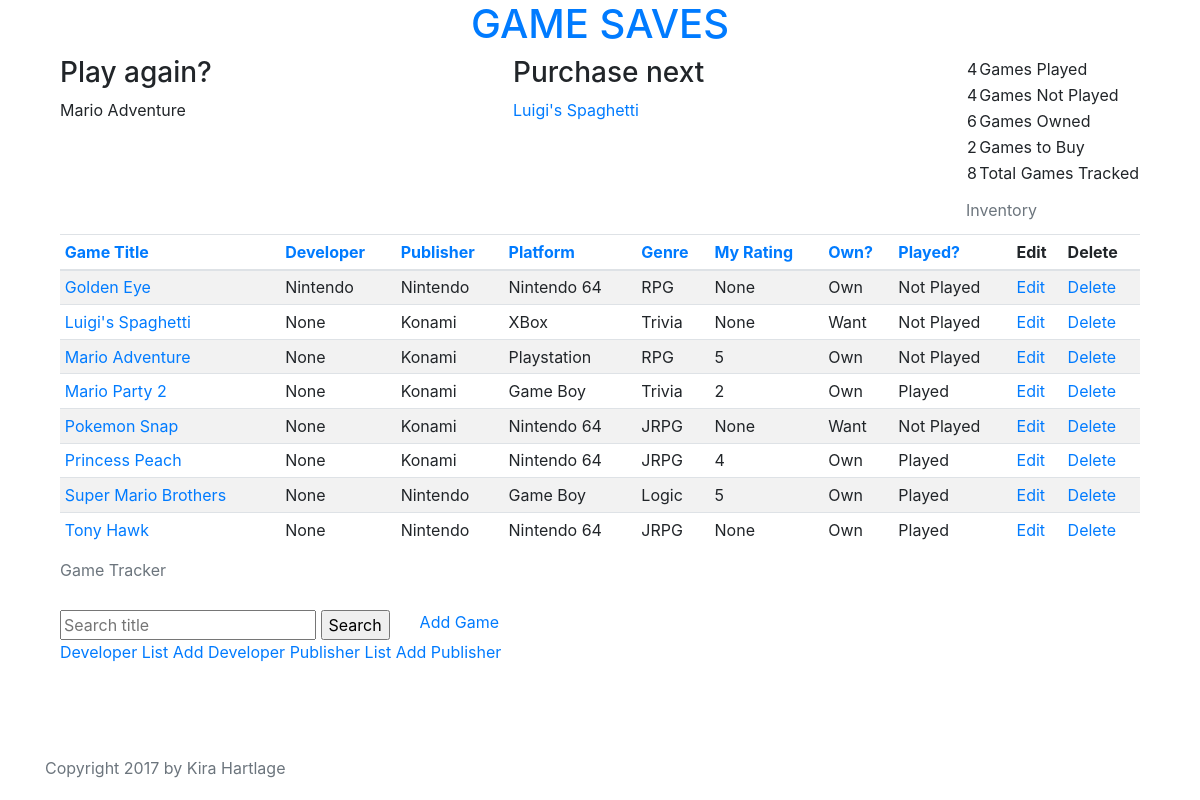
The app's page /, older data.
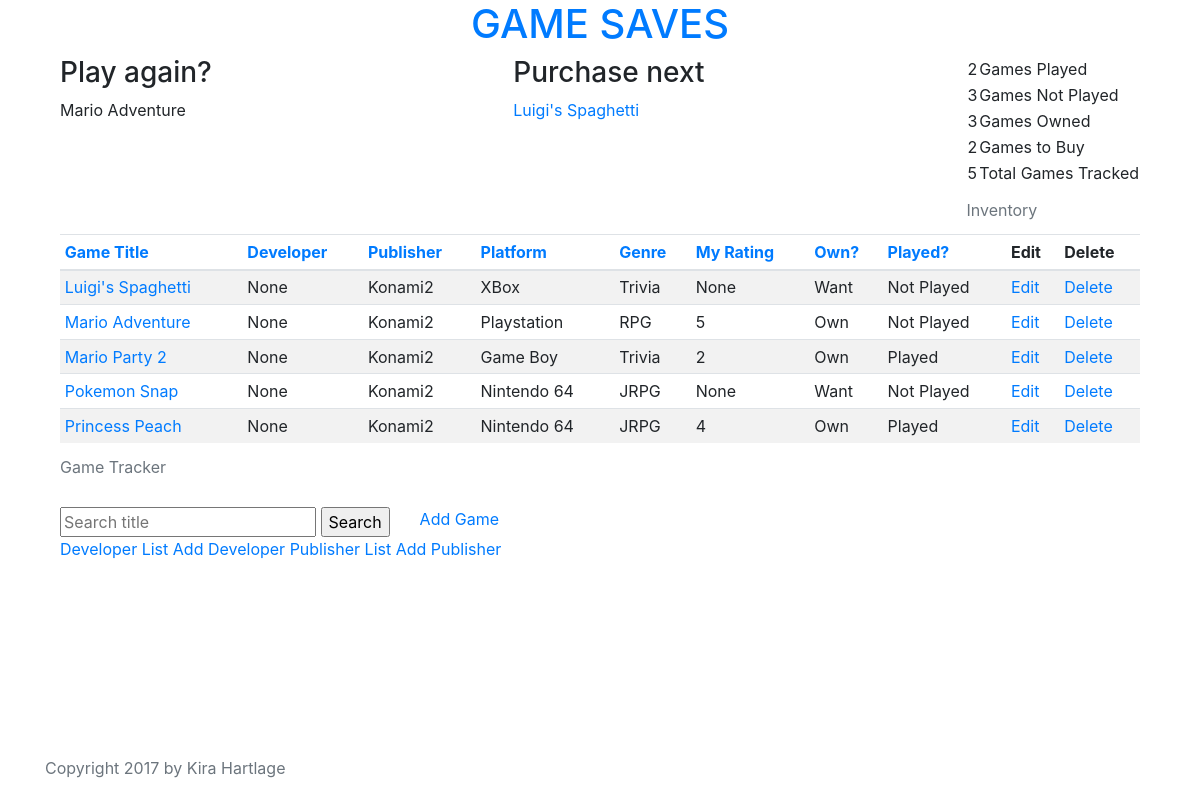
The same page, newer data.
### tracker/models.py (models this page shows, shortened)
class Game(models.Model):
    title = models.CharField(max_length=255)
    developer = models.ForeignKey('Developer', null=True)
    publisher = models.ForeignKey('Publisher')
    genre = models.ForeignKey('Genre')
    platform = models.ForeignKey('Platform')
    OWN_STATUS_CHOICES = (
        ('Own', 'Own'),
        ('Want', 'Want'),
    )
    own_status = models.CharField(max_length=4, choices=OWN_STATUS_CHOICES, default='Want')
    PLAY_STATUS_CHOICES = (
        ('Played', 'Played'),
        ('Not Played', 'Not Played'),
    )
    play_status = models.CharField(max_length=10, choices=PLAY_STATUS_CHOICES, default='Not Played')
    personal_rating = models.IntegerField(
        validators = [MaxValueValidator(5), MinValueValidator(1)],
        null=True,
        blank=True,
    )
    class Meta:
        ordering = ['title']
    def __str__(self):
        return self.title

class Developer(models.Model):
    name = models.CharField(max_length=255)
    class Meta:
        ordering = ['name']
    def __str__(self):
        return self.name

class Publisher(models.Model):
    name = models.CharField(max_length=255)
    class Meta:
        ordering = ['name']
    def __str__(self):
        return self.name

class Platform(models.Model):
    system = models.CharField(max_length=255)
    class Meta:
        ordering = ['system']
    def __str__(self):
        return self.system

class Genre(models.Model):
    name = models.CharField(max_length=255)
    class Meta:
        ordering = ['name']
    def __str__(self):
        return self.name

### tracker/views.py (the view)
# urls.py: url(r'^$', views.GameListView.as_view(), name='list'),
class GameListView(ListView):
    context_object_name = 'games'
    model = Game
    def get_ordering(self):
        self.order = self.request.GET.get('order', default='asc')
        selected_ordering = self.request.GET.get('ordering', default='title')
        if self.order == "desc":
            selected_ordering = "-" + selected_ordering
        return selected_ordering
    def get_context_data(self, *args, **kwargs):
        context = super(GameListView, self).get_context_data(*args, **kwargs)
        context['current_order'] = self.get_ordering()
        context['order'] = self.order
        return context
    def get_queryset(self):
        qs = super().get_queryset()
        try:
            q = Game.objects.filter(title__icontains=self.request.GET['q'])
            return q
        except:
            return qs

### tracker/templatetags/tracker_extras.py (called while the page is built)
@register.simple_tag
def highest_rated_game():
    return Game.objects.order_by('-personal_rating').first()

@register.simple_tag
def buy_next_game():
    want_games = Game.objects.filter(own_status='Want')
    random_index = random.randint(0, want_games.count() - 1)
    return want_games[random_index]

@register.simple_tag
def num_games_played():
    return Game.objects.filter(play_status='Played').count()

@register.simple_tag
def num_games_nplayed():
    return Game.objects.filter(play_status='Not Played').count()

@register.simple_tag
def num_games_own():
    return Game.objects.filter(own_status='Own').count()

@register.simple_tag
def num_games_want():
    return Game.objects.filter(own_status='Want').count()

@register.simple_tag
def tot_games_tracked():
    return Game.objects.all().count()

### tracker/templates/tracker/game_list.html (shortened to what this page needs)
{% extends 'tracker/base.html' %}
{% load tracker_extras %}
{% block content %}
<div class="container">
  <div class="row">
    <div class="col" id="play_again">
      <h3>Play again?</h3>
      {% highest_rated_game %}
    </div>
    <div class="col" id="purchase_next">
      <h3>Purchase next</h3>
      <a href="https://www.amazon.com/s?url=search-alias%3Dvideogames&field-keywords={% buy_next_game %}" target="_blank">{% buy_next_game %}</a>
    </div>
    <div class="col-sm-auto" id="summary_table">
      <table>
        <caption>Inventory</caption>
        <tbody>
          <tr><td>{% num_games_played %}</td><td>Games Played</td></tr>
          <tr><td>{% num_games_nplayed %}</td><td>Games Not Played</td></tr>
          <tr><td>{% num_games_own %}</td><td>Games Owned</td></tr>
          <tr><td>{% num_games_want %}</td><td>Games to Buy</td></tr>
          <tr><td>{% tot_games_tracked %}</td><td>Total Games Tracked</td></tr>
          </tbody>
        </table>
    </div>
  </div>
  <div class="row-fluid">
    <table class="table table-striped table-sm table-responsive-md">
      <caption>Game Tracker</caption>
      <thead>
        <tr>
          <th><a href="{% url 'list' %}?ordering=title&order={% if order == 'desc' %}asc{% else %}desc{% endif %}">Game Title</a></th>
          <th><a href="{% url 'list' %}?ordering=publisher&order={% if order == 'desc' %}asc{% else %}desc{% endif %}">Developer</a></th>
          <th><a href="{% url 'list' %}?ordering=publisher&order={% if order == 'desc' %}asc{% else %}desc{% endif %}">Publisher</a></th>
          <th><a href="{% url 'list' %}?ordering=platform&order={% if order == 'desc' %}asc{% else %}desc{% endif %}">Platform</a></th>
          <th><a href="{% url 'list' %}?ordering=genre&order={% if order == 'desc' %}asc{% else %}desc{% endif %}">Genre</a></th>
          <th><a href="{% url 'list' %}?ordering=personal_rating&order={% if order == 'desc' %}asc{% else %}desc{% endif %}">My Rating</a></th>
          <th><a href="{% url 'list' %}?ordering=own_status&order={% if order == 'desc' %}asc{% else %}desc{% endif %}">Own?</a></th>
          <th><a href="{% url 'list' %}?ordering=play_status&order={% if order == 'desc' %}asc{% else %}desc{% endif %}">Played?</a></th>
          <th>Edit</th>
          <th>Delete</th>
        </tr>
      </thead>
      <tbody>
        {% for game in games %}
        <tr>
          <td><a href="{% url 'detail' pk=game.pk %}">{{ game.title }}</a></td>
          <td>{{ game.developer }}</td>
          <td>{{ game.publisher }}</td>
          <td>{{ game.platform }}</td>
          <td>{{ game.genre }}</td>
          <td>{{ game.personal_rating }}</td>
          <td>{{ game.own_status }}</td>
          <td>{{ game.play_status }}</td>
          <td><a href="{% url 'update' pk=game.pk %}">Edit</a></td>
          <td><a href="{% url 'delete' pk=game.pk %}">Delete</a></td>
        </tr>
        {% endfor %}
      </tbody>
    </table>
  </div>
  <div class="row">
    <div class="col-md-auto">
      <form method="GET" action"">
        <input name="q" placeholder="Search title" type="text">
        <input value="Search" type="submit">
      </form>
    </div>
    <div class="col text-left">
      <a href="{% url 'create' %}">Add Game</a>
    </div>
  </div>
  <div class="row">
    <div class="col">
      <a href="{% url 'developers:dev_list' %}">Developer List</a>
      <a href="{% url 'dev_create' %}">Add Developer</a>
      <a href="{% url 'publishers:pub_list' %}">Publisher List</a>
      <a href="{% url 'pub_create' %}">Add Publisher</a>
    </div>
  </div>
</div>
{% endblock %}

### tracker/templates/tracker/base.html (shortened to what this page needs)
{% load staticfiles %}
{% load tracker_extras %}
<!doctype html>
<html lang="en">
  <head>
    <link rel="stylesheet" href="https://maxcdn.bootstrapcdn.com/bootstrap/4.0.0-beta.2/css/bootstrap.min.css">
    <link rel="stylesheet" href="{% static 'css/tracker.css' %}">
  </head>
  <body>
    <div class="container content">
      <h1 class="text-center"><a href="{% url 'list' %}">GAME SAVES</a></h1>
      {% block content %}
      {% endblock %}
    </div>
    <footer class="footer">
      <div class="container">
        <span class="text-muted">Copyright 2017 by Kira Hartlage</span>
      </div>
    </footer>
  </body>
</html>

### tracker/static/css/tracker.css (style rules this page uses)
html, body { height: 100%; }
body { display: flex; flex-direction: column; }
.content { flex: 1 0 auto; }
.footer { margin-bottom: 20px; }

Row changes from the older to the newer data that the page shows:
removed Game: title "Golden Eye", developer "Nintendo", publisher "Nintendo", platform "Nintendo 64", genre "RPG", personal_rating "None", own_status "Own", play_status "Not Played"
removed Game: title "Super Mario Brothers", developer "None", publisher "Nintendo", platform "Game Boy", genre "Logic", personal_rating "5", own_status "Own", play_status "Played"
removed Game: title "Tony Hawk", developer "None", publisher "Nintendo", platform "Nintendo 64", genre "JRPG", personal_rating "None", own_status "Own", play_status "Played"
changed through a linked row, Game "Mario Adventure": publisher "Konami" → "Konami2"
changed through a linked row, Game "Luigi's Spaghetti": publisher "Konami" → "Konami2"
changed through a linked row, Game "Mario Party 2": publisher "Konami" → "Konami2"
changed through a linked row, Game "Pokemon Snap": publisher "Konami" → "Konami2"
changed through a linked row, Game "Princess Peach": publisher "Konami" → "Konami2"
Text that changed along with them:
text no longer shown: "4 4 6 8"
text now shown: "2 3 3 5"
